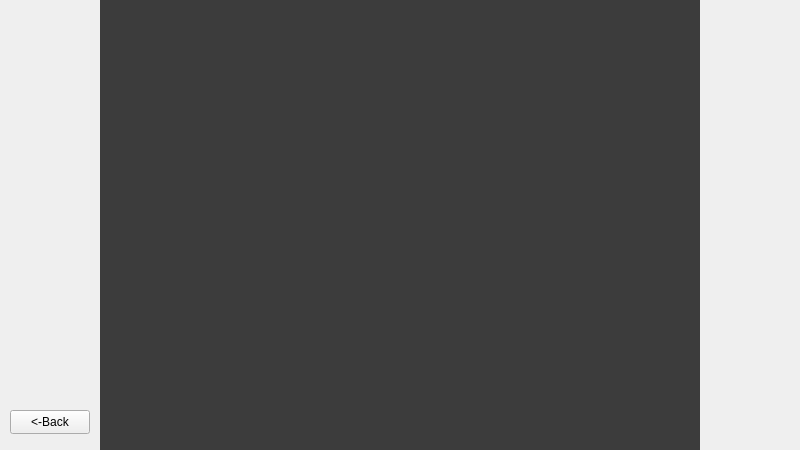
<?xml version="1.0" encoding="UTF-8"?>
<ui version="4.0">
 <class>CreditsScreen</class>
 <widget class="QWidget" name="CreditsScreen">
  <property name="geometry">
   <rect>
    <x>0</x>
    <y>0</y>
    <width>800</width>
    <height>450</height>
   </rect>
  </property>
  <property name="windowTitle">
   <string>Form</string>
  </property>
  <widget class="ScrollArea" name="scrollArea">
   <property name="enabled">
    <bool>false</bool>
   </property>
   <property name="geometry">
    <rect>
     <x>100</x>
     <y>-4</y>
     <width>600</width>
     <height>461</height>
    </rect>
   </property>
   <property name="styleSheet">
    <string notr="true">background-color: rgba(0,0,0,0.5)</string>
   </property>
   <property name="verticalScrollBarPolicy">
    <enum>Qt::ScrollBarAlwaysOff</enum>
   </property>
   <property name="horizontalScrollBarPolicy">
    <enum>Qt::ScrollBarAlwaysOff</enum>
   </property>
   <property name="widgetResizable">
    <bool>false</bool>
   </property>
   <widget class="Widget" name="scrollAreaWidgetContents">
    <property name="enabled">
     <bool>false</bool>
    </property>
    <property name="geometry">
     <rect>
      <x>0</x>
      <y>0</y>
      <width>600</width>
      <height>2108</height>
     </rect>
    </property>
    <widget class="TextImage" name="label">
     <property name="geometry">
      <rect>
       <x>220</x>
       <y>480</y>
       <width>181</width>
       <height>31</height>
      </rect>
     </property>
     <property name="font">
      <font>
       <pointsize>25</pointsize>
      </font>
     </property>
     <property name="autoFillBackground">
      <bool>false</bool>
     </property>
     <property name="styleSheet">
      <string notr="true">background-color: #ffffff</string>
     </property>
     <property name="text">
      <string>Dice-Or-Die</string>
     </property>
    </widget>
    <widget class="TextImage" name="label_2">
     <property name="geometry">
      <rect>
       <x>250</x>
       <y>540</y>
       <width>111</width>
       <height>31</height>
      </rect>
     </property>
     <property name="font">
      <font>
       <pointsize>15</pointsize>
      </font>
     </property>
     <property name="autoFillBackground">
      <bool>false</bool>
     </property>
     <property name="styleSheet">
      <string notr="true">background-color: #ffffff</string>
     </property>
     <property name="text">
      <string>Developers:</string>
     </property>
    </widget>
    <widget class="TextImage" name="label_3">
     <property name="geometry">
      <rect>
       <x>210</x>
       <y>580</y>
       <width>201</width>
       <height>31</height>
      </rect>
     </property>
     <property name="font">
      <font>
       <pointsize>15</pointsize>
      </font>
     </property>
     <property name="autoFillBackground">
      <bool>false</bool>
     </property>
     <property name="styleSheet">
      <string notr="true">background-color: #ffffff</string>
     </property>
     <property name="text">
      <string>Maksym Melnychenko</string>
     </property>
    </widget>
    <widget class="TextImage" name="label_4">
     <property name="geometry">
      <rect>
       <x>200</x>
       <y>620</y>
       <width>221</width>
       <height>31</height>
      </rect>
     </property>
     <property name="font">
      <font>
       <pointsize>15</pointsize>
      </font>
     </property>
     <property name="autoFillBackground">
      <bool>false</bool>
     </property>
     <property name="styleSheet">
      <string notr="true">background-color: #ffffff</string>
     </property>
     <property name="text">
      <string>Ivanna Nevmerzhzytska</string>
     </property>
    </widget>
    <widget class="TextImage" name="label_5">
     <property name="geometry">
      <rect>
       <x>250</x>
       <y>660</y>
       <width>111</width>
       <height>31</height>
      </rect>
     </property>
     <property name="font">
      <font>
       <pointsize>15</pointsize>
      </font>
     </property>
     <property name="autoFillBackground">
      <bool>false</bool>
     </property>
     <property name="styleSheet">
      <string notr="true">background-color: #ffffff</string>
     </property>
     <property name="text">
      <string>Liliia Hurko</string>
     </property>
    </widget>
    <widget class="TextImage" name="label_7">
     <property name="geometry">
      <rect>
       <x>250</x>
       <y>740</y>
       <width>111</width>
       <height>31</height>
      </rect>
     </property>
     <property name="font">
      <font>
       <pointsize>15</pointsize>
      </font>
     </property>
     <property name="autoFillBackground">
      <bool>false</bool>
     </property>
     <property name="styleSheet">
      <string notr="true">background-color: #ffffff</string>
     </property>
     <property name="text">
      <string>Artists:</string>
     </property>
    </widget>
    <widget class="TextImage" name="label_9">
     <property name="geometry">
      <rect>
       <x>210</x>
       <y>780</y>
       <width>201</width>
       <height>31</height>
      </rect>
     </property>
     <property name="font">
      <font>
       <pointsize>15</pointsize>
      </font>
     </property>
     <property name="autoFillBackground">
      <bool>false</bool>
     </property>
     <property name="styleSheet">
      <string notr="true">background-color: #ffffff</string>
     </property>
     <property name="text">
      <string>Maksym Melnychenko</string>
     </property>
    </widget>
    <widget class="TextImage" name="label_10">
     <property name="geometry">
      <rect>
       <x>30</x>
       <y>900</y>
       <width>531</width>
       <height>31</height>
      </rect>
     </property>
     <property name="font">
      <font>
       <pointsize>15</pointsize>
      </font>
     </property>
     <property name="autoFillBackground">
      <bool>false</bool>
     </property>
     <property name="styleSheet">
      <string notr="true">background-color: #ffffff</string>
     </property>
     <property name="text">
      <string>&gt;&gt;&gt;&gt;&gt;&gt;&gt;&gt;&gt;&gt;&gt;&gt;&gt;&gt;&gt;&gt;&gt;&gt;&gt;&gt;&gt;</string>
     </property>
    </widget>
    <widget class="TextImage" name="label_8">
     <property name="geometry">
      <rect>
       <x>250</x>
       <y>860</y>
       <width>111</width>
       <height>31</height>
      </rect>
     </property>
     <property name="font">
      <font>
       <pointsize>15</pointsize>
      </font>
     </property>
     <property name="autoFillBackground">
      <bool>false</bool>
     </property>
     <property name="styleSheet">
      <string notr="true">background-color: #ffffff</string>
     </property>
     <property name="text">
      <string>Music:</string>
     </property>
    </widget>
    <widget class="TextImage" name="label_11">
     <property name="geometry">
      <rect>
       <x>30</x>
       <y>940</y>
       <width>531</width>
       <height>31</height>
      </rect>
     </property>
     <property name="font">
      <font>
       <pointsize>15</pointsize>
      </font>
     </property>
     <property name="autoFillBackground">
      <bool>false</bool>
     </property>
     <property name="styleSheet">
      <string notr="true">background-color: #ffffff</string>
     </property>
     <property name="text">
      <string>&gt;&gt;&gt;&gt;&gt;&gt;&gt;&gt;&gt;&gt;&gt;&gt;&gt;&gt;&gt;&gt;&gt;&gt;&gt;&gt;&gt;</string>
     </property>
    </widget>
    <widget class="TextImage" name="label_12">
     <property name="geometry">
      <rect>
       <x>30</x>
       <y>980</y>
       <width>531</width>
       <height>31</height>
      </rect>
     </property>
     <property name="font">
      <font>
       <pointsize>15</pointsize>
      </font>
     </property>
     <property name="autoFillBackground">
      <bool>false</bool>
     </property>
     <property name="styleSheet">
      <string notr="true">background-color: #ffffff</string>
     </property>
     <property name="text">
      <string>&gt;&gt;&gt;&gt;&gt;&gt;&gt;&gt;&gt;&gt;&gt;&gt;&gt;&gt;&gt;&gt;&gt;&gt;&gt;&gt;&gt;</string>
     </property>
    </widget>
    <widget class="TextImage" name="label_13">
     <property name="geometry">
      <rect>
       <x>30</x>
       <y>1020</y>
       <width>531</width>
       <height>31</height>
      </rect>
     </property>
     <property name="font">
      <font>
       <pointsize>15</pointsize>
      </font>
     </property>
     <property name="autoFillBackground">
      <bool>false</bool>
     </property>
     <property name="styleSheet">
      <string notr="true">background-color: #ffffff</string>
     </property>
     <property name="text">
      <string>&gt;&gt;&gt;&gt;&gt;&gt;&gt;&gt;&gt;&gt;&gt;&gt;&gt;&gt;&gt;&gt;&gt;&gt;&gt;&gt;&gt;</string>
     </property>
    </widget>
    <widget class="TextImage" name="label_14">
     <property name="geometry">
      <rect>
       <x>30</x>
       <y>1060</y>
       <width>531</width>
       <height>31</height>
      </rect>
     </property>
     <property name="font">
      <font>
       <pointsize>15</pointsize>
      </font>
     </property>
     <property name="autoFillBackground">
      <bool>false</bool>
     </property>
     <property name="styleSheet">
      <string notr="true">background-color: #ffffff</string>
     </property>
     <property name="text">
      <string>&gt;&gt;&gt;&gt;&gt;&gt;&gt;&gt;&gt;&gt;&gt;&gt;&gt;&gt;&gt;&gt;&gt;&gt;&gt;&gt;&gt;</string>
     </property>
    </widget>
    <widget class="TextImage" name="label_15">
     <property name="geometry">
      <rect>
       <x>30</x>
       <y>1100</y>
       <width>531</width>
       <height>31</height>
      </rect>
     </property>
     <property name="font">
      <font>
       <pointsize>15</pointsize>
      </font>
     </property>
     <property name="autoFillBackground">
      <bool>false</bool>
     </property>
     <property name="styleSheet">
      <string notr="true">background-color: #ffffff</string>
     </property>
     <property name="text">
      <string>&gt;&gt;&gt;&gt;&gt;&gt;&gt;&gt;&gt;&gt;&gt;&gt;&gt;&gt;&gt;&gt;&gt;&gt;&gt;&gt;&gt;</string>
     </property>
    </widget>
    <widget class="TextImage" name="label_16">
     <property name="geometry">
      <rect>
       <x>30</x>
       <y>1180</y>
       <width>531</width>
       <height>31</height>
      </rect>
     </property>
     <property name="font">
      <font>
       <pointsize>15</pointsize>
      </font>
     </property>
     <property name="autoFillBackground">
      <bool>false</bool>
     </property>
     <property name="styleSheet">
      <string notr="true">background-color: #ffffff</string>
     </property>
     <property name="text">
      <string>&gt;&gt;&gt;&gt;&gt;&gt;&gt;&gt;&gt;&gt;&gt;&gt;&gt;&gt;&gt;&gt;&gt;&gt;&gt;&gt;&gt;</string>
     </property>
    </widget>
    <widget class="TextImage" name="label_17">
     <property name="geometry">
      <rect>
       <x>30</x>
       <y>1140</y>
       <width>531</width>
       <height>31</height>
      </rect>
     </property>
     <property name="font">
      <font>
       <pointsize>15</pointsize>
      </font>
     </property>
     <property name="autoFillBackground">
      <bool>false</bool>
     </property>
     <property name="styleSheet">
      <string notr="true">background-color: #ffffff</string>
     </property>
     <property name="text">
      <string>&gt;&gt;&gt;&gt;&gt;&gt;&gt;&gt;&gt;&gt;&gt;&gt;&gt;&gt;&gt;&gt;&gt;&gt;&gt;&gt;&gt;</string>
     </property>
    </widget>
   </widget>
  </widget>
  <widget class="Button" name="backbutton">
   <property name="geometry">
    <rect>
     <x>10</x>
     <y>410</y>
     <width>80</width>
     <height>24</height>
    </rect>
   </property>
   <property name="text">
    <string>&lt;-Back</string>
   </property>
  </widget>
 </widget>
 <customwidgets>
  <customwidget>
   <class>TextImage</class>
   <extends>QLabel</extends>
   <header>data/widgets/textimage.h</header>
  </customwidget>
  <customwidget>
   <class>Widget</class>
   <extends>QWidget</extends>
   <header>data/widgets/widget.h</header>
   <container>1</container>
  </customwidget>
  <customwidget>
   <class>Button</class>
   <extends>QPushButton</extends>
   <header>data/widgets/button.h</header>
  </customwidget>
  <customwidget>
   <class>ScrollArea</class>
   <extends>QScrollArea</extends>
   <header>data/widgets/scrollarea.h</header>
   <container>1</container>
  </customwidget>
 </customwidgets>
 <resources/>
 <connections/>
</ui>
